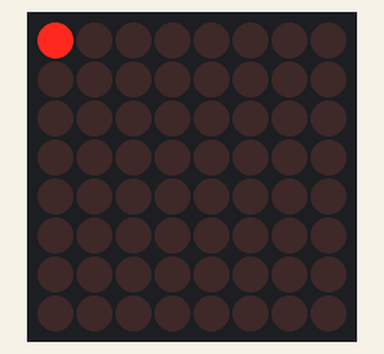
This program was run on a simulated Raspberry Pi Pico running CircuitPython. Shown: 8×8 LED matrix.

Above: at 0.1 s.
At 1.52 s:
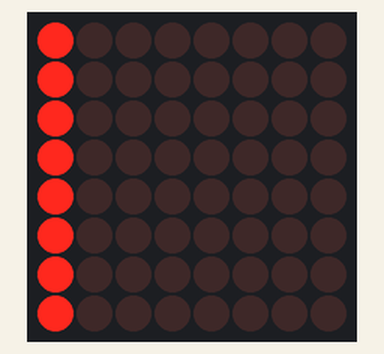
At 3.13 s:
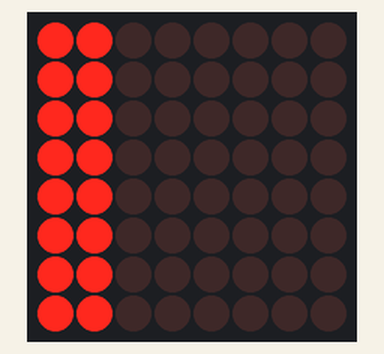
At 6.37 s:
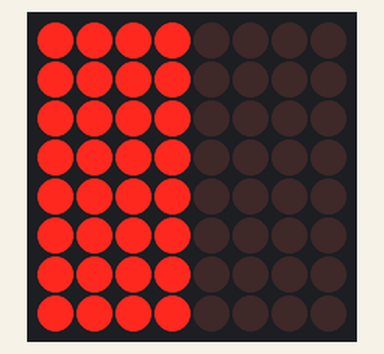
At 9.6 s:
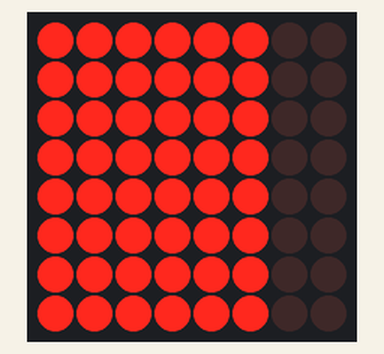
At 12.8 s:
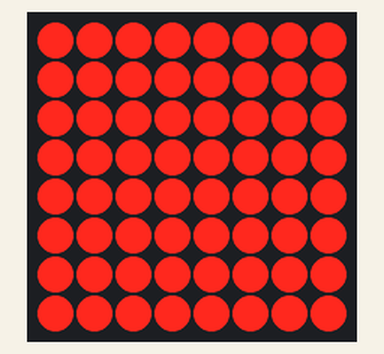

Measured:
- by itself, everything shown: repeats every 14.5 s, in 64 steps
- what the display in image 5 shows lasts 1.8 s, from 12.7 s to 14.5 s

The program:

Matrix.py
```python
# Import all board pins.
import time
import board
import busio
from adafruit_ht16k33 import matrix

# Create the I2C interface, state GP pins
i2c = busio.I2C(scl = board.GP8, sda = board.GP9)

# creates a 8x8 matrix:
matrix = matrix.Matrix8x8(i2c)

# edges of an 8x8 matrix
col_max = 8
row_max = 8

# Clear the matrix.
matrix.fill(0)
col = 0
row = 0

while True:

    # illuminate a column one LED at a time
    while col < col_max:
        matrix[row, col] = 2
        col += 1
        time.sleep(.2)

    # next row when previous column is full
    if row < row_max:
        row += 1
        col = 0

    # clear matrix, start over
    else:
        row = col = 0
        matrix.fill(0)
```
